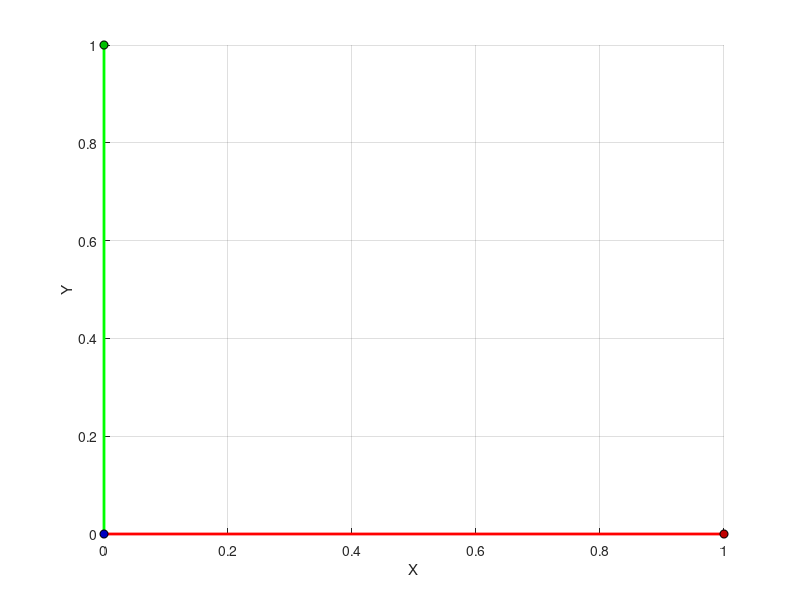

The MATLAB source for this figure:
function drawFrame(varargin)
% Draws a Right-Hand 3D frame 
%
% Inputs: drawFrame(R, xQ, length, linestyle);

%%
R = eye(3);
xQ = zeros(3,1);
length = 1;
linestyle = '-';

if nargin > 0
    R = varargin{1};
end
if nargin > 1
    xQ = varargin{2};
end
if nargin > 2
    length = varargin{3};
end
if nargin > 3
    linestyle = varargin{4};
end
if nargin > 3
    linestyle = varargin{4};
end
if nargin > 4
    linewidth = varargin{5};
end

e = [[length;0;0],[0;length;0],[0;0;length]];
    
    R2 = xQ + R*e;
    
%     plot3([xQ(1) R2(1,1)],[xQ(2) R2(2,1)],[xQ(3) R2(3,1)],'r','linewidth',2);
%     plot3([xQ(1) R2(1,2)],[xQ(2) R2(2,2)],[xQ(3) R2(3,2)],'g','linewidth',2);
%     plot3([xQ(1) R2(1,3)],[xQ(2) R2(2,3)],[xQ(3) R2(3,3)],'b','linewidth',2);
    
  
s.xaxis = line([xQ(1) R2(1,1)],[xQ(2) R2(2,1)],[xQ(3) R2(3,1)]); hold on ;
s.yaxis = line([xQ(1) R2(1,2)],[xQ(2) R2(2,2)],[xQ(3) R2(3,2)]);
s.zaxis = line([xQ(1) R2(1,3)],[xQ(2) R2(2,3)],[xQ(3) R2(3,3)]);

set(s.xaxis,'Color','r', 'LineWidth',2, 'LineStyle', linestyle);
set(s.yaxis,'Color','g', 'LineWidth',2, 'LineStyle', linestyle);
set(s.zaxis,'Color','b', 'LineWidth',2, 'LineStyle', linestyle);

scatter3(R2(1,1),R2(2,1),R2(3,1), 'MarkerEdgeColor','k',...
    'MarkerFaceColor',[0.75 .0 .0]);
scatter3(R2(1,2),R2(2,2),R2(3,2), 'MarkerEdgeColor','k',...
    'MarkerFaceColor',[0 .75 .0]);
scatter3(R2(1,3),R2(2,3),R2(3,3), 'MarkerEdgeColor','k',...
    'MarkerFaceColor',[0. .0 .75]);

grid on; 
xlabel('X');
ylabel('Y');
zlabel('Z');
% grid minor;
    
% view([30,30]);
    
end